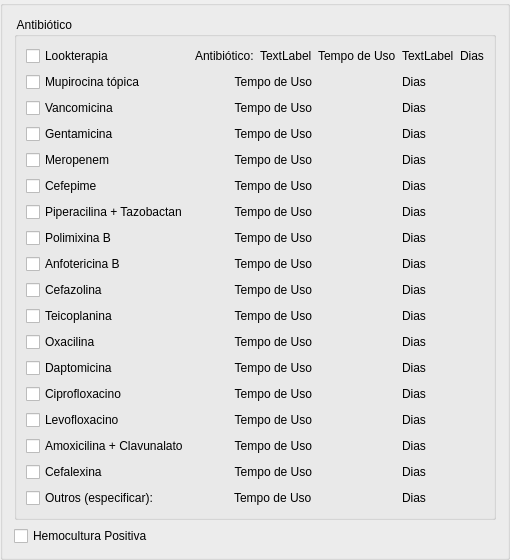
             <widget class="QGroupBox" name="groupBox_8">
              <property name="title">
               <string/>
              </property>
              <layout class="QVBoxLayout" name="verticalLayout_3">
               <item>
                <widget class="QGroupBox" name="groupBox_op4">
                 <property name="styleSheet">
                  <string/>
                 </property>
                 <property name="title">
                  <string> Antibiótico</string>
                 </property>
                 <layout class="QGridLayout" name="gridLayout">
                  <item row="1" column="0">
                   <widget class="QCheckBox" name="checkBox_MupirocinaTopica">
                    <property name="styleSheet">
                     <string notr="true"/>
                    </property>
                    <property name="text">
                     <string>Mupirocina tópica </string>
                    </property>
                   </widget>
                  </item>
                  <item row="1" column="1">
                   <widget class="QLabel" name="label_4">
                    <property name="text">
                     <string>Tempo de Uso</string>
                    </property>
                    <property name="alignment">
                     <set>Qt::AlignRight|Qt::AlignTrailing|Qt::AlignVCenter</set>
                    </property>
                   </widget>
                  </item>
                  <item row="1" column="3">
                   <widget class="QLabel" name="label_5">
                    <property name="text">
                     <string>Dias</string>
                    </property>
                   </widget>
                  </item>
                  <item row="2" column="1">
                   <widget class="QLabel" name="label_6">
                    <property name="text">
                     <string>Tempo de Uso</string>
                    </property>
                    <property name="alignment">
                     <set>Qt::AlignRight|Qt::AlignTrailing|Qt::AlignVCenter</set>
                    </property>
                   </widget>
                  </item>
                  <item row="3" column="0">
                   <widget class="QCheckBox" name="checkBox_gentamicina">
                    <property name="styleSheet">
                     <string notr="true"/>
                    </property>
                    <property name="text">
                     <string>Gentamicina </string>
                    </property>
                   </widget>
                  </item>
                  <item row="2" column="0">
                   <widget class="QCheckBox" name="checkBox_vancomicina">
                    <property name="styleSheet">
                     <string notr="true"/>
                    </property>
                    <property name="text">
                     <string>Vancomicina </string>
                    </property>
                   </widget>
                  </item>
                  <item row="3" column="3">
                   <widget class="QLabel" name="label_9">
                    <property name="text">
                     <string>Dias</string>
                    </property>
                   </widget>
                  </item>
                  <item row="2" column="3">
                   <widget class="QLabel" name="label_7">
                    <property name="text">
                     <string>Dias</string>
                    </property>
                   </widget>
                  </item>
                  <item row="3" column="1">
                   <widget class="QLabel" name="label_8">
                    <property name="text">
                     <string>Tempo de Uso</string>
                    </property>
                    <property name="alignment">
                     <set>Qt::AlignRight|Qt::AlignTrailing|Qt::AlignVCenter</set>
                    </property>
                   </widget>
                  </item>
                  <item row="5" column="0">
                   <widget class="QCheckBox" name="checkBox_cefepime">
                    <property name="styleSheet">
                     <string notr="true"/>
                    </property>
                    <property name="text">
                     <string>Cefepime</string>
                    </property>
                   </widget>
                  </item>
                  <item row="6" column="1">
                   <widget class="QLabel" name="label_12">
                    <property name="text">
                     <string>Tempo de Uso</string>
                    </property>
                    <property name="alignment">
                     <set>Qt::AlignRight|Qt::AlignTrailing|Qt::AlignVCenter</set>
                    </property>
                   </widget>
                  </item>
                  <item row="4" column="1">
                   <widget class="QLabel" name="label_10">
                    <property name="text">
                     <string>Tempo de Uso</string>
                    </property>
                    <property name="alignment">
                     <set>Qt::AlignRight|Qt::AlignTrailing|Qt::AlignVCenter</set>
                    </property>
                   </widget>
                  </item>
                  <item row="9" column="0">
                   <widget class="QCheckBox" name="checkBox_cefazolina">
                    <property name="styleSheet">
                     <string notr="true"/>
                    </property>
                    <property name="text">
                     <string>Cefazolina </string>
                    </property>
                   </widget>
                  </item>
                  <item row="10" column="0">
                   <widget class="QCheckBox" name="checkBox_teicoplanina">
                    <property name="styleSheet">
                     <string notr="true"/>
                    </property>
                    <property name="text">
                     <string>Teicoplanina </string>
                    </property>
                   </widget>
                  </item>
                  <item row="6" column="0">
                   <widget class="QCheckBox" name="checkBox_pieperacilinaTazobactam">
                    <property name="styleSheet">
                     <string notr="true"/>
                    </property>
                    <property name="text">
                     <string>Piperacilina + Tazobactan</string>
                    </property>
                   </widget>
                  </item>
                  <item row="7" column="0">
                   <widget class="QCheckBox" name="checkBox_polimixinaB">
                    <property name="styleSheet">
                     <string notr="true"/>
                    </property>
                    <property name="text">
                     <string>Polimixina B</string>
                    </property>
                   </widget>
                  </item>
                  <item row="7" column="1">
                   <widget class="QLabel" name="label_13">
                    <property name="text">
                     <string>Tempo de Uso</string>
                    </property>
                    <property name="alignment">
                     <set>Qt::AlignRight|Qt::AlignTrailing|Qt::AlignVCenter</set>
                    </property>
                   </widget>
                  </item>
                  <item row="8" column="0">
                   <widget class="QCheckBox" name="checkBox_anfotericinaB">
                    <property name="styleSheet">
                     <string notr="true"/>
                    </property>
                    <property name="text">
                     <string>Anfotericina B </string>
                    </property>
                   </widget>
                  </item>
                  <item row="13" column="0">
                   <widget class="QCheckBox" name="checkBox_ciprofloxacino">
                    <property name="styleSheet">
                     <string notr="true"/>
                    </property>
                    <property name="text">
                     <string>Ciprofloxacino </string>
                    </property>
                   </widget>
                  </item>
                  <item row="15" column="0">
                   <widget class="QCheckBox" name="checkBox_amoxilinaClavunlato">
                    <property name="styleSheet">
                     <string notr="true"/>
                    </property>
                    <property name="text">
                     <string>Amoxicilina + Clavunalato</string>
                    </property>
                   </widget>
                  </item>
                  <item row="11" column="0">
                   <widget class="QCheckBox" name="checkBox_oxacilina">
                    <property name="styleSheet">
                     <string notr="true"/>
                    </property>
                    <property name="text">
                     <string>Oxacilina </string>
                    </property>
                   </widget>
                  </item>
                  <item row="12" column="0">
                   <widget class="QCheckBox" name="checkBox_daptomicina">
                    <property name="styleSheet">
                     <string notr="true"/>
                    </property>
                    <property name="text">
                     <string>Daptomicina </string>
                    </property>
                   </widget>
                  </item>
                  <item row="14" column="0">
                   <widget class="QCheckBox" name="checkBox_levofloxacino">
                    <property name="styleSheet">
                     <string notr="true"/>
                    </property>
                    <property name="text">
                     <string>Levofloxacino </string>
                    </property>
                   </widget>
                  </item>
                  <item row="16" column="0">
                   <widget class="QCheckBox" name="checkBox_cefalexina">
                    <property name="styleSheet">
                     <string notr="true"/>
                    </property>
                    <property name="text">
                     <string>Cefalexina </string>
                    </property>
                   </widget>
                  </item>
                  <item row="17" column="0">
                   <widget class="QCheckBox" name="checkBox_outrosAntibioticos">
                    <property name="text">
                     <string>Outros (especificar):</string>
                    </property>
                   </widget>
                  </item>
                  <item row="5" column="1">
                   <widget class="QLabel" name="label_11">
                    <property name="text">
                     <string>Tempo de Uso</string>
                    </property>
                    <property name="alignment">
                     <set>Qt::AlignRight|Qt::AlignTrailing|Qt::AlignVCenter</set>
                    </property>
                   </widget>
                  </item>
                  <item row="13" column="1">
                   <widget class="QLabel" name="label_19">
                    <property name="text">
                     <string>Tempo de Uso</string>
                    </property>
                    <property name="alignment">
                     <set>Qt::AlignRight|Qt::AlignTrailing|Qt::AlignVCenter</set>
                    </property>
                   </widget>
                  </item>
                  <item row="11" column="1">
                   <widget class="QLabel" name="label_17">
                    <property name="text">
                     <string>Tempo de Uso</string>
                    </property>
                    <property name="alignment">
                     <set>Qt::AlignRight|Qt::AlignTrailing|Qt::AlignVCenter</set>
                    </property>
                   </widget>
                  </item>
                  <item row="10" column="1">
                   <widget class="QLabel" name="label_16">
                    <property name="text">
                     <string>Tempo de Uso</string>
                    </property>
                    <property name="alignment">
                     <set>Qt::AlignRight|Qt::AlignTrailing|Qt::AlignVCenter</set>
                    </property>
                   </widget>
                  </item>
                  <item row="8" column="1">
                   <widget class="QLabel" name="label_14">
                    <property name="text">
                     <string>Tempo de Uso</string>
                    </property>
                    <property name="alignment">
                     <set>Qt::AlignRight|Qt::AlignTrailing|Qt::AlignVCenter</set>
                    </property>
                   </widget>
                  </item>
                  <item row="12" column="1">
                   <widget class="QLabel" name="label_18">
                    <property name="text">
                     <string>Tempo de Uso</string>
                    </property>
                    <property name="alignment">
                     <set>Qt::AlignRight|Qt::AlignTrailing|Qt::AlignVCenter</set>
                    </property>
                   </widget>
                  </item>
                  <item row="9" column="1">
                   <widget class="QLabel" name="label_15">
                    <property name="text">
                     <string>Tempo de Uso</string>
                    </property>
                    <property name="alignment">
                     <set>Qt::AlignRight|Qt::AlignTrailing|Qt::AlignVCenter</set>
                    </property>
                   </widget>
                  </item>
                  <item row="15" column="1">
                   <widget class="QLabel" name="label_21">
                    <property name="text">
                     <string>Tempo de Uso</string>
                    </property>
                    <property name="alignment">
                     <set>Qt::AlignRight|Qt::AlignTrailing|Qt::AlignVCenter</set>
                    </property>
                   </widget>
                  </item>
                  <item row="4" column="3">
                   <widget class="QLabel" name="label_23">
                    <property name="text">
                     <string>Dias</string>
                    </property>
                   </widget>
                  </item>
                  <item row="16" column="1">
                   <widget class="QLabel" name="label_22">
                    <property name="text">
                     <string>Tempo de Uso</string>
                    </property>
                    <property name="alignment">
                     <set>Qt::AlignRight|Qt::AlignTrailing|Qt::AlignVCenter</set>
                    </property>
                   </widget>
                  </item>
                  <item row="14" column="1">
                   <widget class="QLabel" name="label_20">
                    <property name="text">
                     <string>Tempo de Uso</string>
                    </property>
                    <property name="alignment">
                     <set>Qt::AlignRight|Qt::AlignTrailing|Qt::AlignVCenter</set>
                    </property>
                   </widget>
                  </item>
                  <item row="5" column="3">
                   <widget class="QLabel" name="label_24">
                    <property name="text">
                     <string>Dias</string>
                    </property>
                   </widget>
                  </item>
                  <item row="6" column="3">
                   <widget class="QLabel" name="label_25">
                    <property name="text">
                     <string>Dias</string>
                    </property>
                   </widget>
                  </item>
                  <item row="9" column="3">
                   <widget class="QLabel" name="label_28">
                    <property name="text">
                     <string>Dias</string>
                    </property>
                   </widget>
                  </item>
                  <item row="7" column="3">
                   <widget class="QLabel" name="label_26">
                    <property name="text">
                     <string>Dias</string>
                    </property>
                   </widget>
                  </item>
                  <item row="8" column="3">
                   <widget class="QLabel" name="label_27">
                    <property name="text">
                     <string>Dias</string>
                    </property>
                   </widget>
                  </item>
                  <item row="10" column="3">
                   <widget class="QLabel" name="label_29">
                    <property name="text">
                     <string>Dias</string>
                    </property>
                   </widget>
                  </item>
                  <item row="12" column="3">
                   <widget class="QLabel" name="label_31">
                    <property name="text">
                     <string>Dias</string>
                    </property>
                   </widget>
                  </item>
                  <item row="11" column="3">
                   <widget class="QLabel" name="label_30">
                    <property name="text">
                     <string>Dias</string>
                    </property>
                   </widget>
                  </item>
                  <item row="13" column="3">
                   <widget class="QLabel" name="label_32">
                    <property name="text">
                     <string>Dias</string>
                    </property>
                   </widget>
                  </item>
                  <item row="16" column="3">
                   <widget class="QLabel" name="label_35">
                    <property name="text">
                     <string>Dias</string>
                    </property>
                   </widget>
                  </item>
                  <item row="14" column="3">
                   <widget class="QLabel" name="label_33">
                    <property name="text">
                     <string>Dias</string>
                    </property>
                   </widget>
                  </item>
                  <item row="15" column="3">
                   <widget class="QLabel" name="label_34">
                    <property name="text">
                     <string>Dias</string>
                    </property>
                   </widget>
                  </item>
                  <item row="0" column="0">
                   <widget class="QCheckBox" name="checkBox_lookterapia">
                    <property name="styleSheet">
                     <string notr="true"/>
                    </property>
                    <property name="text">
                     <string>Lookterapia</string>
                    </property>
                   </widget>
                  </item>
                  <item row="0" column="4">
                   <widget class="QLabel" name="label_3">
                    <property name="text">
                     <string>Dias</string>
                    </property>
                   </widget>
                  </item>
                  <item row="17" column="3">
                   <widget class="QLabel" name="label_36">
                    <property name="text">
                     <string>Dias</string>
                    </property>
                   </widget>
                  </item>
                  <item row="0" column="2">
                   <widget class="QLabel" name="label_TUlookterapia">
                    <property name="text">
                     <string>Tempo de Uso</string>
                    </property>
                   </widget>
                  </item>
                  <item row="17" column="1">
                   <layout class="QHBoxLayout" name="horizontalLayout_10">
                    <item>
                     <widget class="QLabel" name="tempo_uso_outro">
                      <property name="text">
                       <string/>
                      </property>
                     </widget>
                    </item>
                    <item>
                     <widget class="QLabel" name="label_37">
                      <property name="text">
                       <string>Tempo de Uso</string>
                      </property>
                     </widget>
                    </item>
                   </layout>
                  </item>
                  <item row="0" column="1">
                   <layout class="QHBoxLayout" name="horizontalLayout_8">
                    <item>
                     <widget class="QLabel" name="label_antibiotico">
                      <property name="text">
                       <string>Antibiótico:</string>
                      </property>
                     </widget>
                    </item>
                    <item>
                     <widget class="QLabel" name="antibiotico">
                      <property name="text">
                       <string>TextLabel</string>
                      </property>
                     </widget>
                    </item>
                   </layout>
                  </item>
                  <item row="4" column="0">
                   <widget class="QCheckBox" name="checkBox_meropenem">
                    <property name="styleSheet">
                     <string notr="true"/>
                    </property>
                    <property name="text">
                     <string>Meropenem </string>
                    </property>
                   </widget>
                  </item>
                  <item row="0" column="3">
                   <widget class="QLabel" name="tempo_uso1">
                    <property name="text">
                     <string>TextLabel</string>
                    </property>
                   </widget>
                  </item>
                  <item row="1" column="2">
                   <widget class="QLabel" name="tempo_uso2">
                    <property name="text">
                     <string/>
                    </property>
                   </widget>
                  </item>
                  <item row="2" column="2">
                   <widget class="QLabel" name="tempo_uso3">
                    <property name="text">
                     <string/>
                    </property>
                   </widget>
                  </item>
                  <item row="3" column="2">
                   <widget class="QLabel" name="tempo_uso4">
                    <property name="text">
                     <string/>
                    </property>
                   </widget>
                  </item>
                  <item row="17" column="2">
                   <widget class="QLabel" name="label_40">
                    <property name="text">
                     <string/>
                    </property>
                   </widget>
                  </item>
                  <item row="16" column="2">
                   <widget class="QLabel" name="tempo_uso16">
                    <property name="text">
                     <string/>
                    </property>
                   </widget>
                  </item>
                  <item row="15" column="2">
                   <widget class="QLabel" name="label_42">
                    <property name="text">
                     <string/>
                    </property>
                   </widget>
                  </item>
                  <item row="14" column="2">
                   <widget class="QLabel" name="tempo_uso15">
                    <property name="text">
                     <string/>
                    </property>
                   </widget>
                  </item>
                  <item row="13" column="2">
                   <widget class="QLabel" name="tempo_uso14">
                    <property name="text">
                     <string/>
                    </property>
                   </widget>
                  </item>
                  <item row="12" column="2">
                   <widget class="QLabel" name="tempo_uso13">
                    <property name="text">
                     <string/>
                    </property>
                   </widget>
                  </item>
                  <item row="11" column="2">
                   <widget class="QLabel" name="tempo_uso12">
                    <property name="text">
                     <string/>
                    </property>
                   </widget>
                  </item>
                  <item row="10" column="2">
                   <widget class="QLabel" name="tempo_uso11">
                    <property name="text">
                     <string/>
                    </property>
                   </widget>
                  </item>
                  <item row="9" column="2">
                   <widget class="QLabel" name="tempo_uso10">
                    <property name="text">
                     <string/>
                    </property>
                   </widget>
                  </item>
                  <item row="8" column="2">
                   <widget class="QLabel" name="tempo_uso9">
                    <property name="text">
                     <string/>
                    </property>
                   </widget>
                  </item>
                  <item row="7" column="2">
                   <widget class="QLabel" name="tempo_uso8">
                    <property name="text">
                     <string/>
                    </property>
                   </widget>
                  </item>
                  <item row="6" column="2">
                   <widget class="QLabel" name="tempo_uso7">
                    <property name="text">
                     <string/>
                    </property>
                   </widget>
                  </item>
                  <item row="5" column="2">
                   <widget class="QLabel" name="tempo_uso6">
                    <property name="text">
                     <string/>
                    </property>
                   </widget>
                  </item>
                  <item row="4" column="2">
                   <widget class="QLabel" name="tempo_uso5">
                    <property name="text">
                     <string/>
                    </property>
                   </widget>
                  </item>
                  <item row="1" column="4">
                   <widget class="QLabel" name="d1">
                    <property name="text">
                     <string/>
                    </property>
                   </widget>
                  </item>
                  <item row="2" column="4">
                   <widget class="QLabel" name="d2">
                    <property name="text">
                     <string/>
                    </property>
                   </widget>
                  </item>
                  <item row="3" column="4">
                   <widget class="QLabel" name="d3">
                    <property name="text">
                     <string/>
                    </property>
                   </widget>
                  </item>
                  <item row="4" column="4">
                   <widget class="QLabel" name="d4">
                    <property name="text">
                     <string/>
                    </property>
                   </widget>
                  </item>
                  <item row="5" column="4">
                   <widget class="QLabel" name="d5">
                    <property name="text">
                     <string/>
                    </property>
                   </widget>
                  </item>
                  <item row="6" column="4">
                   <widget class="QLabel" name="d6">
                    <property name="text">
                     <string/>
                    </property>
                   </widget>
                  </item>
                  <item row="7" column="4">
                   <widget class="QLabel" name="d7">
                    <property name="text">
                     <string/>
                    </property>
                   </widget>
                  </item>
                  <item row="8" column="4">
                   <widget class="QLabel" name="d8">
                    <property name="text">
                     <string/>
                    </property>
                   </widget>
                  </item>
                  <item row="9" column="4">
                   <widget class="QLabel" name="d9">
                    <property name="text">
                     <string/>
                    </property>
                   </widget>
                  </item>
                  <item row="10" column="4">
                   <widget class="QLabel" name="d10">
                    <property name="text">
                     <string/>
                    </property>
                   </widget>
                  </item>
                  <item row="11" column="4">
                   <widget class="QLabel" name="d11">
                    <property name="text">
                     <string/>
                    </property>
                   </widget>
                  </item>
                  <item row="12" column="4">
                   <widget class="QLabel" name="d12">
                    <property name="text">
                     <string/>
                    </property>
                   </widget>
                  </item>
                  <item row="13" column="4">
                   <widget class="QLabel" name="d13">
                    <property name="text">
                     <string/>
                    </property>
                   </widget>
                  </item>
                  <item row="14" column="4">
                   <widget class="QLabel" name="d14">
                    <property name="text">
                     <string/>
                    </property>
                   </widget>
                  </item>
                  <item row="15" column="4">
                   <widget class="QLabel" name="d15">
                    <property name="text">
                     <string/>
                    </property>
                   </widget>
                  </item>
                  <item row="16" column="4">
                   <widget class="QLabel" name="d16">
                    <property name="text">
                     <string/>
                    </property>
                   </widget>
                  </item>
                  <item row="17" column="4">
                   <widget class="QLabel" name="d17">
                    <property name="text">
                     <string/>
                    </property>
                   </widget>
                  </item>
                 </layout>
                </widget>
               </item>
               <item>
                <widget class="QCheckBox" name="checkBox_16">
                 <property name="text">
                  <string>Hemocultura Positiva</string>
                 </property>
                </widget>
               </item>
              </layout>
             </widget>
